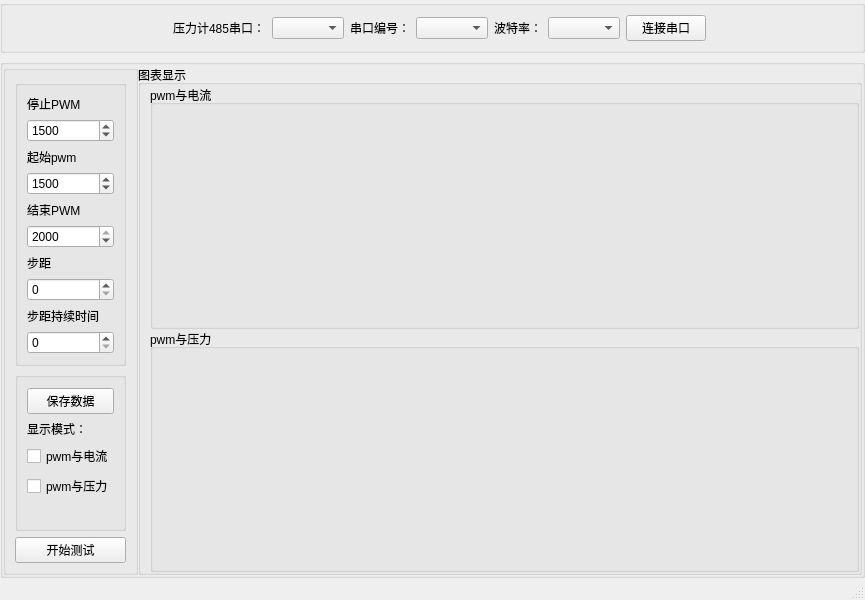
<?xml version="1.0" encoding="UTF-8"?>
<ui version="4.0">
 <class>MainWindow</class>
 <widget class="QMainWindow" name="MainWindow">
  <property name="geometry">
   <rect>
    <x>0</x>
    <y>0</y>
    <width>865</width>
    <height>600</height>
   </rect>
  </property>
  <property name="windowTitle">
   <string>MainWindow</string>
  </property>
  <widget class="QWidget" name="centralwidget">
   <layout class="QVBoxLayout" name="verticalLayout" stretch="1,0">
    <property name="leftMargin">
     <number>0</number>
    </property>
    <property name="topMargin">
     <number>0</number>
    </property>
    <property name="rightMargin">
     <number>0</number>
    </property>
    <property name="bottomMargin">
     <number>0</number>
    </property>
    <item>
     <widget class="QGroupBox" name="groupBox_2">
      <property name="title">
       <string/>
      </property>
      <layout class="QHBoxLayout" name="horizontalLayout">
       <item>
        <spacer name="horizontalSpacer">
         <property name="orientation">
          <enum>Qt::Horizontal</enum>
         </property>
         <property name="sizeHint" stdset="0">
          <size>
           <width>40</width>
           <height>20</height>
          </size>
         </property>
        </spacer>
       </item>
       <item>
        <widget class="QLabel" name="label_10">
         <property name="text">
          <string/>
         </property>
        </widget>
       </item>
       <item>
        <widget class="QLabel" name="label_11">
         <property name="text">
          <string>压力计485串口：</string>
         </property>
        </widget>
       </item>
       <item>
        <widget class="QComboBox" name="com_485_combo_box"/>
       </item>
       <item>
        <widget class="QLabel" name="label">
         <property name="text">
          <string>串口编号：</string>
         </property>
        </widget>
       </item>
       <item>
        <widget class="QComboBox" name="com_combo_box"/>
       </item>
       <item>
        <widget class="QLabel" name="label_2">
         <property name="text">
          <string>波特率：</string>
         </property>
        </widget>
       </item>
       <item>
        <widget class="QComboBox" name="baud_combo_box"/>
       </item>
       <item>
        <widget class="QPushButton" name="connect_com_push_button">
         <property name="text">
          <string>连接串口</string>
         </property>
         <property name="checkable">
          <bool>true</bool>
         </property>
        </widget>
       </item>
       <item>
        <spacer name="horizontalSpacer_2">
         <property name="orientation">
          <enum>Qt::Horizontal</enum>
         </property>
         <property name="sizeHint" stdset="0">
          <size>
           <width>40</width>
           <height>20</height>
          </size>
         </property>
        </spacer>
       </item>
      </layout>
     </widget>
    </item>
    <item>
     <widget class="QGroupBox" name="groupBox_3">
      <property name="title">
       <string/>
      </property>
      <layout class="QHBoxLayout" name="horizontalLayout_2" stretch="1,6">
       <property name="spacing">
        <number>0</number>
       </property>
       <property name="leftMargin">
        <number>0</number>
       </property>
       <property name="topMargin">
        <number>0</number>
       </property>
       <property name="rightMargin">
        <number>0</number>
       </property>
       <property name="bottomMargin">
        <number>0</number>
       </property>
       <item>
        <widget class="QGroupBox" name="groupBox">
         <property name="title">
          <string/>
         </property>
         <layout class="QVBoxLayout" name="verticalLayout_2">
          <item>
           <widget class="QGroupBox" name="groupBox_9">
            <property name="title">
             <string/>
            </property>
            <layout class="QVBoxLayout" name="verticalLayout_4">
             <item>
              <widget class="QLabel" name="label_3">
               <property name="text">
                <string>停止PWM</string>
               </property>
              </widget>
             </item>
             <item>
              <widget class="QSpinBox" name="stop_pwm_spin_box">
               <property name="minimum">
                <number>1400</number>
               </property>
               <property name="maximum">
                <number>1600</number>
               </property>
               <property name="value">
                <number>1500</number>
               </property>
              </widget>
             </item>
             <item>
              <widget class="QLabel" name="label_4">
               <property name="text">
                <string>起始pwm</string>
               </property>
              </widget>
             </item>
             <item>
              <widget class="QSpinBox" name="start_pwm_spin_box">
               <property name="minimum">
                <number>1000</number>
               </property>
               <property name="maximum">
                <number>2000</number>
               </property>
               <property name="value">
                <number>1500</number>
               </property>
              </widget>
             </item>
             <item>
              <widget class="QLabel" name="label_5">
               <property name="text">
                <string>结束PWM</string>
               </property>
              </widget>
             </item>
             <item>
              <widget class="QSpinBox" name="end_pwm_spin_box">
               <property name="minimum">
                <number>1000</number>
               </property>
               <property name="maximum">
                <number>2000</number>
               </property>
               <property name="value">
                <number>2000</number>
               </property>
              </widget>
             </item>
             <item>
              <widget class="QLabel" name="label_6">
               <property name="text">
                <string>步距</string>
               </property>
              </widget>
             </item>
             <item>
              <widget class="QSpinBox" name="step_pwm_spin_box">
               <property name="maximum">
                <number>100</number>
               </property>
              </widget>
             </item>
             <item>
              <widget class="QLabel" name="label_7">
               <property name="text">
                <string>步距持续时间</string>
               </property>
              </widget>
             </item>
             <item>
              <widget class="QSpinBox" name="step_time_spin_box"/>
             </item>
            </layout>
           </widget>
          </item>
          <item>
           <widget class="QGroupBox" name="groupBox_6">
            <property name="title">
             <string/>
            </property>
            <layout class="QVBoxLayout" name="verticalLayout_5">
             <item>
              <spacer name="verticalSpacer">
               <property name="orientation">
                <enum>Qt::Vertical</enum>
               </property>
               <property name="sizeHint" stdset="0">
                <size>
                 <width>20</width>
                 <height>40</height>
                </size>
               </property>
              </spacer>
             </item>
             <item>
              <widget class="QPushButton" name="save_data_push_button">
               <property name="text">
                <string>保存数据</string>
               </property>
               <property name="checkable">
                <bool>true</bool>
               </property>
              </widget>
             </item>
             <item>
              <widget class="QLabel" name="label_9">
               <property name="text">
                <string>显示模式：</string>
               </property>
              </widget>
             </item>
             <item>
              <widget class="QCheckBox" name="pwm_a_check_box">
               <property name="text">
                <string>pwm与电流</string>
               </property>
              </widget>
             </item>
             <item>
              <widget class="QCheckBox" name="pwm_g_check_box">
               <property name="text">
                <string>pwm与压力</string>
               </property>
              </widget>
             </item>
             <item>
              <spacer name="verticalSpacer_2">
               <property name="orientation">
                <enum>Qt::Vertical</enum>
               </property>
               <property name="sizeHint" stdset="0">
                <size>
                 <width>20</width>
                 <height>40</height>
                </size>
               </property>
              </spacer>
             </item>
             <item>
              <widget class="QLabel" name="label_8">
               <property name="text">
                <string/>
               </property>
              </widget>
             </item>
            </layout>
           </widget>
          </item>
          <item>
           <widget class="QPushButton" name="start_pushButton">
            <property name="text">
             <string>开始测试</string>
            </property>
            <property name="checkable">
             <bool>true</bool>
            </property>
           </widget>
          </item>
         </layout>
        </widget>
       </item>
       <item>
        <widget class="QGroupBox" name="groupBox_4">
         <property name="title">
          <string>图表显示</string>
         </property>
         <layout class="QGridLayout" name="plot_grid_layout">
          <property name="topMargin">
           <number>0</number>
          </property>
          <property name="rightMargin">
           <number>0</number>
          </property>
          <property name="bottomMargin">
           <number>0</number>
          </property>
          <property name="spacing">
           <number>0</number>
          </property>
          <item row="1" column="0">
           <widget class="QGroupBox" name="groupBox_5">
            <property name="title">
             <string>pwm与压力</string>
            </property>
            <layout class="QGridLayout" name="pwm_g_grid_layout">
             <property name="leftMargin">
              <number>0</number>
             </property>
             <property name="topMargin">
              <number>0</number>
             </property>
             <property name="rightMargin">
              <number>0</number>
             </property>
             <property name="bottomMargin">
              <number>0</number>
             </property>
             <property name="spacing">
              <number>0</number>
             </property>
            </layout>
           </widget>
          </item>
          <item row="0" column="0">
           <widget class="QGroupBox" name="groupBox_7">
            <property name="title">
             <string>pwm与电流</string>
            </property>
            <layout class="QGridLayout" name="pwm_a_grid_layout">
             <property name="leftMargin">
              <number>0</number>
             </property>
             <property name="topMargin">
              <number>0</number>
             </property>
             <property name="rightMargin">
              <number>0</number>
             </property>
             <property name="bottomMargin">
              <number>0</number>
             </property>
             <property name="spacing">
              <number>0</number>
             </property>
            </layout>
           </widget>
          </item>
         </layout>
        </widget>
       </item>
      </layout>
     </widget>
    </item>
   </layout>
  </widget>
  <widget class="QMenuBar" name="menubar">
   <property name="enabled">
    <bool>false</bool>
   </property>
   <property name="geometry">
    <rect>
     <x>0</x>
     <y>0</y>
     <width>865</width>
     <height>23</height>
    </rect>
   </property>
  </widget>
  <widget class="QStatusBar" name="statusbar"/>
 </widget>
 <resources/>
 <connections/>
</ui>
